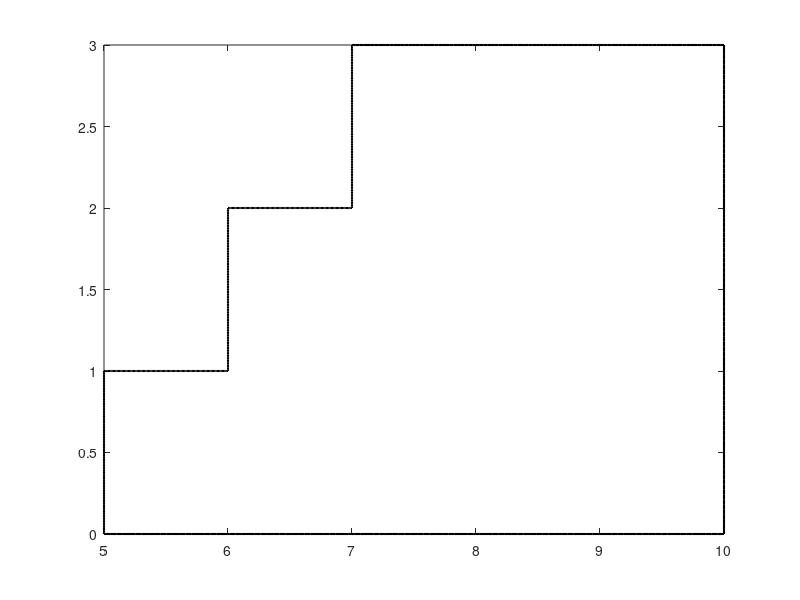

MATLAB code for this plot:
function plot_obstacle()
    obs1 = linspace(5,6);
    obs2 = linspace(6,7);
    obs3 = linspace(7,10);
    obs4 = linspace(0,1);
    obs5 = linspace(1,2);
    obs6 = linspace(2,3);
    bot = linspace(5,10);
    right = linspace(0,3);
    plot(obs1, obs1*0+1, 'black', 'LineWidth', 1.5);hold on;
    plot(obs2, obs2*0+2, 'black', 'LineWidth', 1.5);hold on;
    plot(obs3, obs3*0+3, 'black', 'LineWidth', 1.5);hold on;
    plot(obs4*0+5, obs4, 'black', 'LineWidth', 1.5);hold on;
    plot(obs5*0+6, obs5, 'black', 'LineWidth', 1.5);hold on;
    plot(obs6*0+7, obs6, 'black', 'LineWidth', 1.5);hold on;
    plot(bot, bot*0, 'black', 'LineWidth', 1.5);hold on;
    plot(right*0+10, right, 'black', 'LineWidth', 1.5);hold on;
end